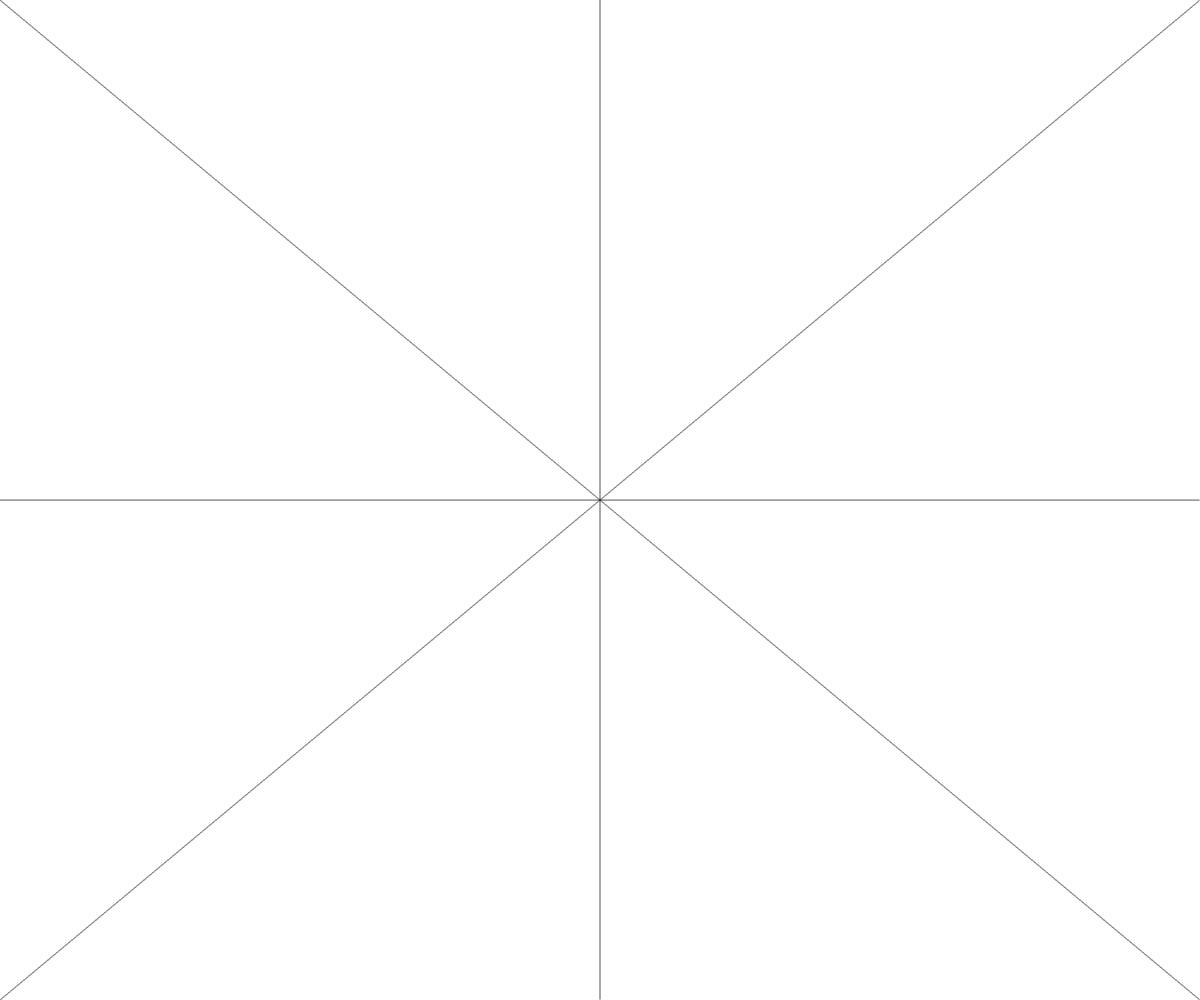
Frame 1 (no input)
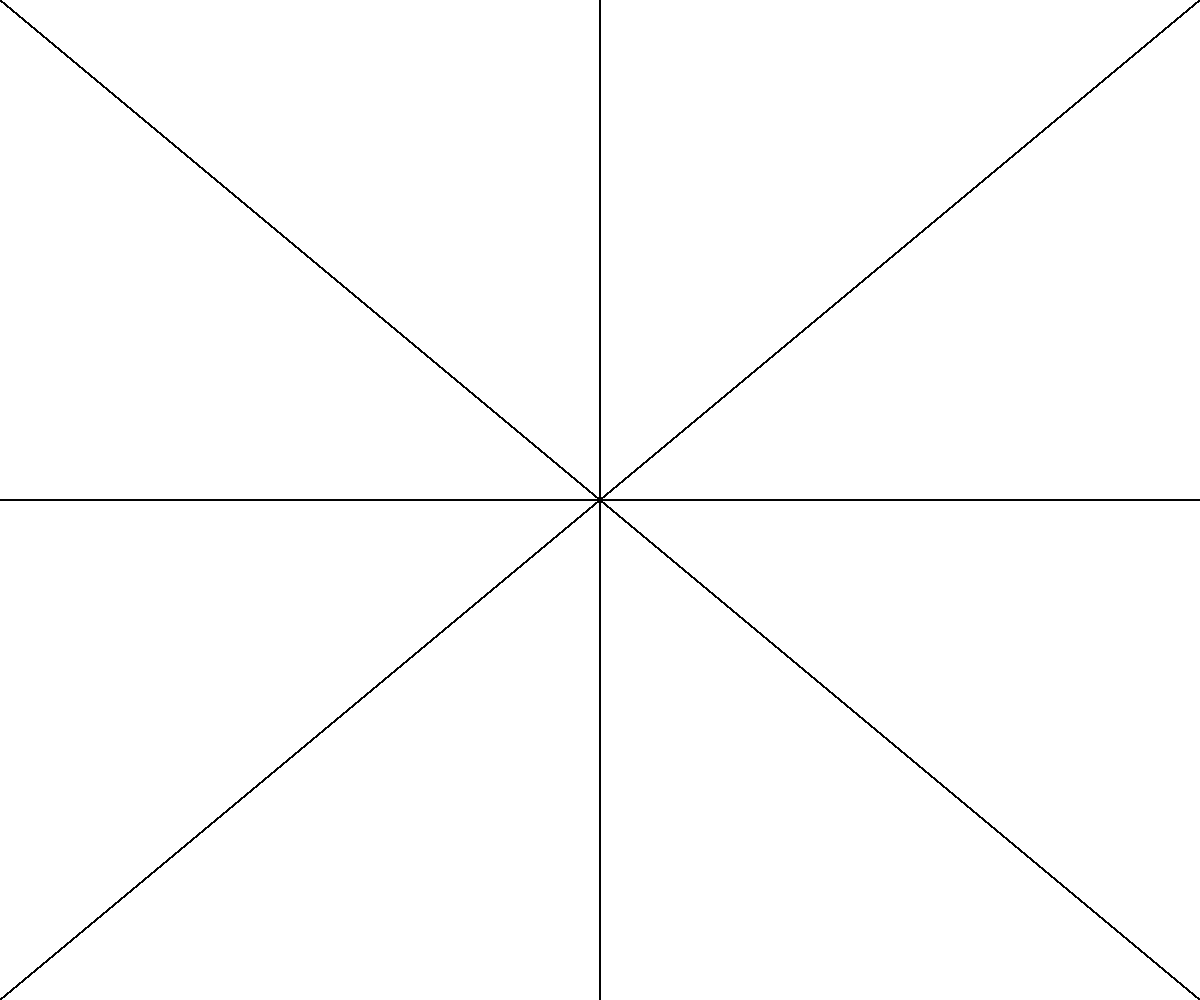
Frame 60 (no input)
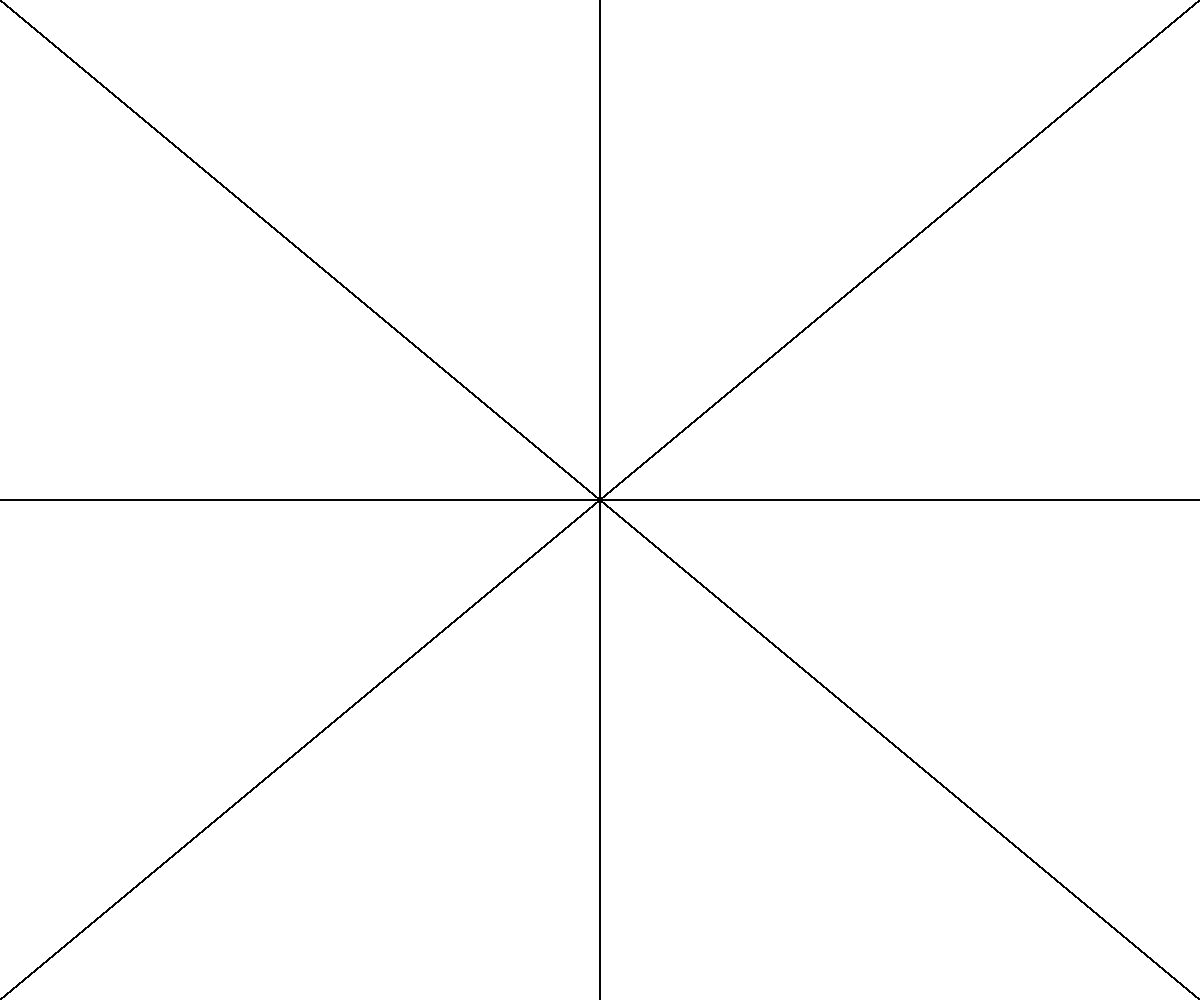
Frame 120 (the mouse pressed at the canvas centre since frame 60)

The p5.js sketch that drew these frames (run headless with seeded random() and noise() and a simulated clock; from frame 60 on, the mouse is pressed at the canvas centre):

// p5.js sketch
// ── sketch.js
var p1A,p2A,p1B,p2B,p3A,p3B,p4A,p4B

function setup() {
	createCanvas(windowWidth, windowHeight);
	p1A= {x: 0, y : 0}
	p1B = {x: windowWidth, y : windowHeight}

	p2A={x: floor(windowWidth/2), y: 0}
	p2B={x:floor(windowWidth/2), y : windowHeight}

	p3A = { x:0,y:windowHeight }
	p3B = { x:windowWidth , y:0 }

	p4A = {x:0, y: floor(windowHeight/2)}
	p4B = {x:windowWidth, y: floor(windowHeight/2)}



	
}

function draw() {
	ecuacionPuntoPendiente(p1A,p1B)
	ecuacionPuntoPendiente(p2A,p2B)

	ecuacionPuntoPendiente(p3A,p3B)

	ecuacionPuntoPendiente(p4A,p4B)

}

function ecuacionPuntoPendiente(p1,p2){

	const dx = p2.x - p1.x
	const dy = p2.y - p1.y

	const m = dy / dx
	const b = p1.y - m * p1.x

	point( p1.x , p1.y )

	if(p1.x===p2.x){
		let y = p1.y + 1
		while(y!=p2.y)
		{
			point(p1.x,y)
			y++
		}

	}
	else{
		let x = p1.x + 1
		let y
		while(x != p2.x){
			y = m * x + b
			point(x, y)
			x++
		}
	}

	
	

}
